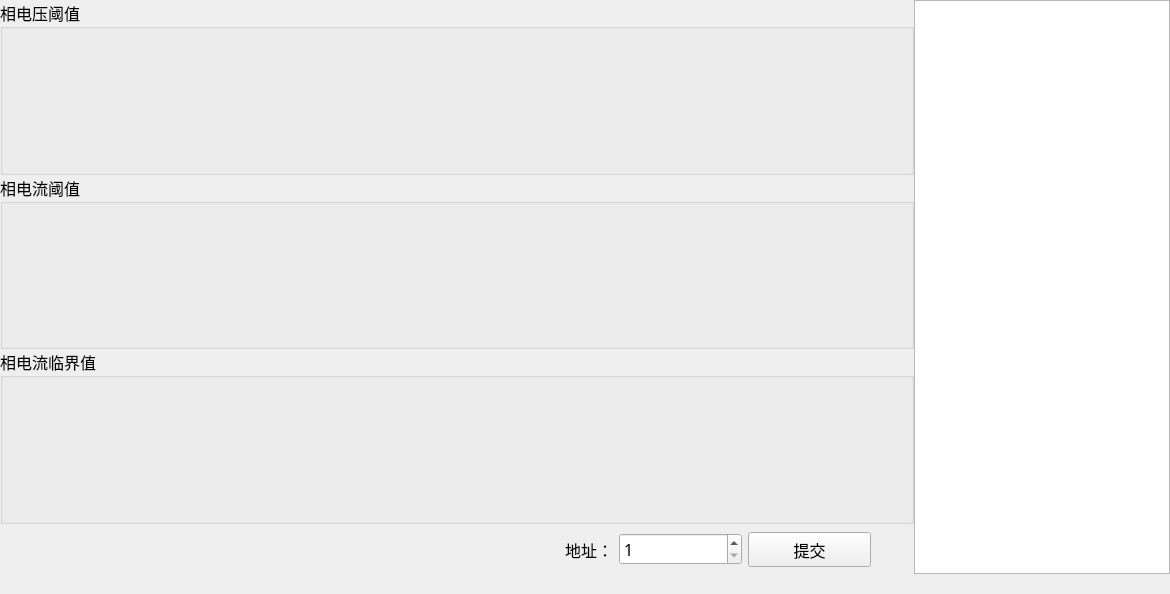
<?xml version="1.0" encoding="UTF-8"?>
<ui version="4.0">
 <class>MTest_LineWid</class>
 <widget class="QWidget" name="MTest_LineWid">
  <property name="geometry">
   <rect>
    <x>0</x>
    <y>0</y>
    <width>1170</width>
    <height>594</height>
   </rect>
  </property>
  <property name="windowTitle">
   <string>Form</string>
  </property>
  <layout class="QGridLayout" name="gridLayout">
   <property name="leftMargin">
    <number>0</number>
   </property>
   <property name="topMargin">
    <number>0</number>
   </property>
   <property name="rightMargin">
    <number>0</number>
   </property>
   <property name="bottomMargin">
    <number>20</number>
   </property>
   <property name="spacing">
    <number>0</number>
   </property>
   <item row="0" column="0">
    <layout class="QVBoxLayout" name="verticalLayout">
     <item>
      <widget class="QGroupBox" name="volGroup">
       <property name="font">
        <font>
         <family>微软雅黑</family>
         <pointsize>12</pointsize>
        </font>
       </property>
       <property name="title">
        <string>相电压阈值</string>
       </property>
      </widget>
     </item>
     <item>
      <widget class="QGroupBox" name="curGroup">
       <property name="font">
        <font>
         <family>微软雅黑</family>
         <pointsize>12</pointsize>
        </font>
       </property>
       <property name="title">
        <string>相电流阈值</string>
       </property>
      </widget>
     </item>
     <item>
      <widget class="QGroupBox" name="groupBox">
       <property name="font">
        <font>
         <family>微软雅黑</family>
         <pointsize>12</pointsize>
        </font>
       </property>
       <property name="title">
        <string>相电流临界值</string>
       </property>
      </widget>
     </item>
     <item>
      <widget class="QWidget" name="widget" native="true">
       <property name="maximumSize">
        <size>
         <width>16777215</width>
         <height>50</height>
        </size>
       </property>
       <widget class="QWidget" name="layoutWidget_2">
        <property name="geometry">
         <rect>
          <x>490</x>
          <y>0</y>
          <width>381</width>
          <height>51</height>
         </rect>
        </property>
        <layout class="QHBoxLayout" name="horizontalLayout">
         <item>
          <widget class="QLabel" name="label">
           <property name="minimumSize">
            <size>
             <width>100</width>
             <height>30</height>
            </size>
           </property>
           <property name="font">
            <font>
             <family>微软雅黑</family>
             <pointsize>12</pointsize>
            </font>
           </property>
           <property name="text">
            <string>地址：</string>
           </property>
           <property name="alignment">
            <set>Qt::AlignRight|Qt::AlignTrailing|Qt::AlignVCenter</set>
           </property>
          </widget>
         </item>
         <item>
          <widget class="QSpinBox" name="spinBox">
           <property name="minimumSize">
            <size>
             <width>100</width>
             <height>30</height>
            </size>
           </property>
           <property name="font">
            <font>
             <family>微软雅黑</family>
             <pointsize>12</pointsize>
            </font>
           </property>
           <property name="minimum">
            <number>1</number>
           </property>
          </widget>
         </item>
         <item>
          <widget class="QPushButton" name="pushButton">
           <property name="minimumSize">
            <size>
             <width>120</width>
             <height>35</height>
            </size>
           </property>
           <property name="font">
            <font>
             <family>微软雅黑</family>
             <pointsize>12</pointsize>
            </font>
           </property>
           <property name="text">
            <string>提交</string>
           </property>
          </widget>
         </item>
        </layout>
       </widget>
      </widget>
     </item>
    </layout>
   </item>
   <item row="0" column="1">
    <widget class="QTextEdit" name="textEdit">
     <property name="sizePolicy">
      <sizepolicy hsizetype="Expanding" vsizetype="Expanding">
       <horstretch>0</horstretch>
       <verstretch>0</verstretch>
      </sizepolicy>
     </property>
     <property name="minimumSize">
      <size>
       <width>256</width>
       <height>400</height>
      </size>
     </property>
     <property name="maximumSize">
      <size>
       <width>256</width>
       <height>16777215</height>
      </size>
     </property>
     <property name="font">
      <font>
       <family>微软雅黑</family>
       <pointsize>12</pointsize>
      </font>
     </property>
    </widget>
   </item>
  </layout>
 </widget>
 <resources/>
 <connections/>
</ui>
